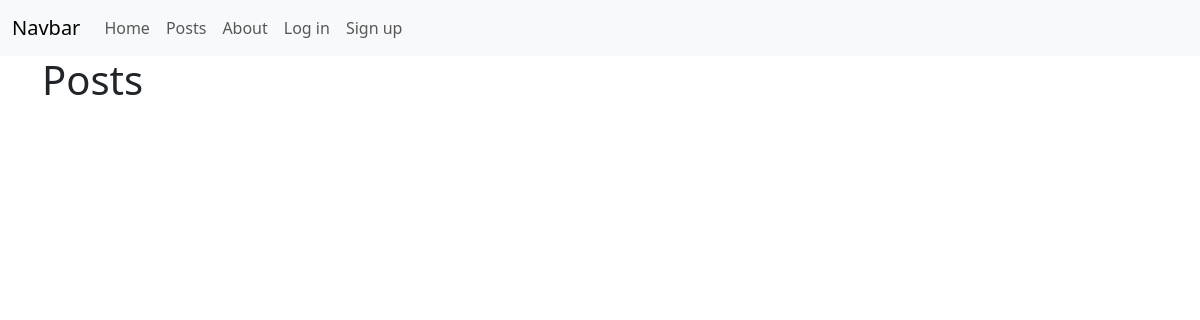
The app's page /posts/, older data.
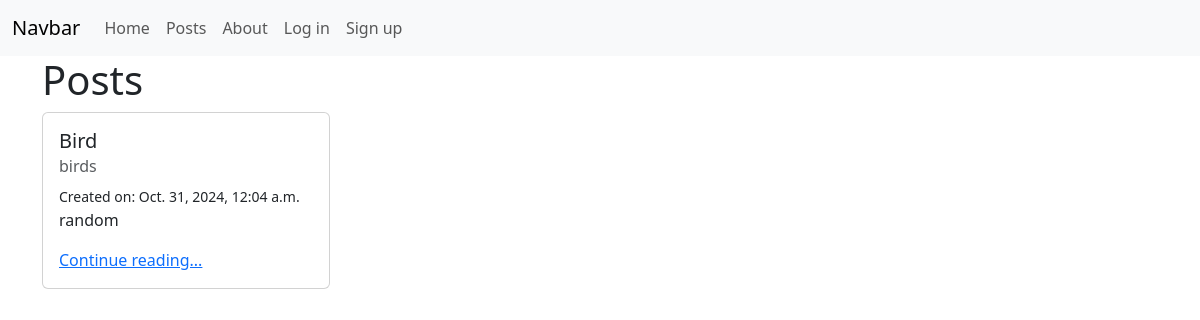
The same page, newer data.
### posts/models.py (models this page shows, shortened)
class Post(models.Model):
    title = models.CharField(max_length=128)
    subtitle = models.CharField(max_length=256)
    body = models.TextField()
    author = models.ForeignKey(
        get_user_model(),
        on_delete=models.CASCADE,
    )
    status = models.ForeignKey(
        Status,
        on_delete=models.CASCADE
    )
    created_on = models.DateTimeField(auto_now_add=True)

### posts/views.py (the view)
# urls.py: path('', views.PostListView.as_view(), name='list'),
class PostListView(ListView):
    template_name = "posts/list.html"
    model = Post
    def get_context_data(self, **kwargs):
        context = super().get_context_data(**kwargs)
        pub_status =Status.objects.get(name='published')
        context['post_list'] = (
            Post.objects
            .filter(status=pub_status)
            .order_by('created_on').reverse()
        )
        return context

### templates/posts/list.html (shortened to what this page needs)
{% extends 'base.html' %}
{% block content %}
<h1>Posts</h1>
{% for post in post_list %}
<div class="card" style="width: 18rem;">
    <div class="card-body">
      <h5 class="card-title">{{ post.title }}</h5>
      <h6 class="card-subtitle mb-2 text-body-secondary">{{ post.subtitle}}</h6>
      <small>Created on: {{ post.created_on}}</small>
      <p class="card-text">{{ post.body|truncatechars:128 }}</p>
      <a href="{% url 'detail' post.id %}" class="card-link">Continue reading...</a>
    </div>
  </div>
{% endfor %}
{% endblock content %}

### templates/base.html (shortened to what this page needs)
<!DOCTYPE html>
<html lang="en">
  <head>
    <link
      href="https://cdn.jsdelivr.net/npm/bootstrap@5.3.3/dist/css/bootstrap.min.css"
      rel="stylesheet"
    />
  </head>
  <body>
    <nav class="navbar navbar-expand-lg bg-body-tertiary">
      <div class="container-fluid">
        <a class="navbar-brand" href="#">Navbar</a>
        <div class="collapse navbar-collapse" id="navbarNavAltMarkup">
          <div class="navbar-nav me-auto mb-2 mb-lg-0">
            <a class="nav-link" href="{% url 'home' %}">Home</a>
            <a class="nav-link" href="{% url 'list' %}">Posts</a>
            <a class="nav-link" href="{% url 'about' %}">About</a>
            {% if user.is_authenticated %}
            <a class="nav-link" href="{% url 'new' %}">New Post</a>
            <a class="nav-link" href="{% url 'password_change' %}"
              >Change Password</a
            >
            <form method="POST" action="{% url 'logout'%}">
              {% csrf_token %}
              <input type="submit" class="nav-link" value="Log Out" />
            </form>
            {% else %}
            <a class="nav-link" href="{% url 'login' %}">Log in</a>
            <a class="nav-link" href="{% url 'signup' %}">Sign up</a>
            {% endif %}
          </div>
        </div>
      </div>
    </nav>
    <div class="container">{% block content %} {% endblock content %}</div>
  </body>
</html>

Row changes from the older to the newer data that the page shows:
added Post: title "Bird", subtitle "birds", created_on "Oct. 31, 2024, 12:04 a.m.", body "random"
